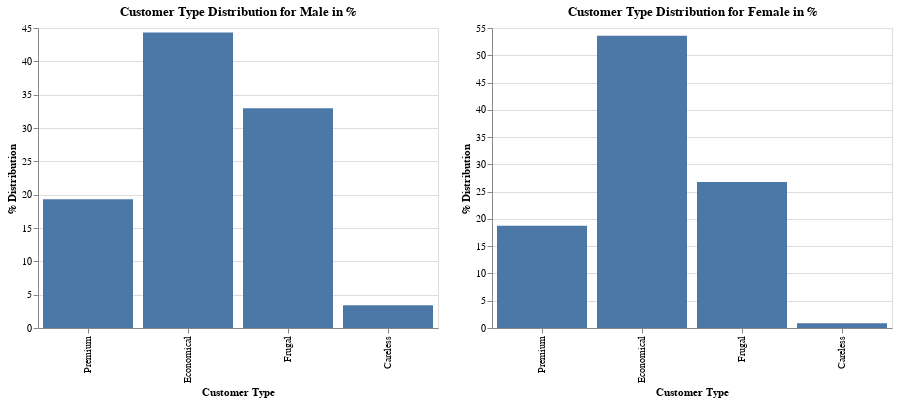

The cell this chart's notebook holds for it:
### Code cell
c1 = alt.Chart(male).mark_bar().properties(title='Customer Type Distribution for Male in %',height=300, width=400).encode(
    x = alt.X('Customer Type:O', title='Customer Type', sort = ['Premium','Economical','Frugal','Careless']),
    y = alt.Y('CustomerID:Q',title = '% Distribution')
)

c2 = alt.Chart(female).mark_bar().properties(title='Customer Type Distribution for Female in %',height=300, width=400).encode(
    x = alt.X('Customer Type:O', title='Customer Type', sort = ['Premium','Economical','Frugal','Careless']),
    y = alt.Y('CustomerID:Q',title = '% Distribution')
)

c1 | c2

### Figure 1 — Vega-Lite specification as saved in the notebook (floating-point values rounded to 4 significant figures)
{"config": {"view": {"continuousWidth": 400, "continuousHeight": 300}}, "hconcat": [{"data": {"name": "data-069051b13edbc013f1af3fa82a46aa79"}, "mark": "bar", "encoding": {"x": {"type": "ordinal", "field": "Customer Type", "sort": ["Premium", "Economical", "Frugal", "Careless"], "title": "Customer Type"}, "y": {"type": "quantitative", "field": "CustomerID", "title": "% Distribution"}}, "height": 300, "title": "Customer Type Distribution for Male in %", "width": 400}, {"data": {"name": "data-ca80bed4e459cd15481b37124d54b045"}, "mark": "bar", "encoding": {"x": {"type": "ordinal", "field": "Customer Type", "sort": ["Premium", "Economical", "Frugal", "Careless"], "title": "Customer Type"}, "y": {"type": "quantitative", "field": "CustomerID", "title": "% Distribution"}}, "height": 300, "title": "Customer Type Distribution for Female in %", "width": 400}], "$schema": "https://vega.github.io/schema/vega-lite/v4.8.1.json", "datasets": {"data-069051b13edbc013f1af3fa82a46aa79": [{"Customer Type": "Careless", "CustomerID": 3.409}, {"Customer Type": "Economical", "CustomerID": 44.32}, {"Customer Type": "Frugal", "CustomerID": 32.95}, {"Customer Type": "Premium", "CustomerID": 19.32}], "data-ca80bed4e459cd15481b37124d54b045": [{"Customer Type": "Careless", "CustomerID": 0.8929}, {"Customer Type": "Economical", "CustomerID": 53.57}, {"Customer Type": "Frugal", "CustomerID": 26.79}, {"Customer Type": "Premium", "CustomerID": 18.75}]}}
